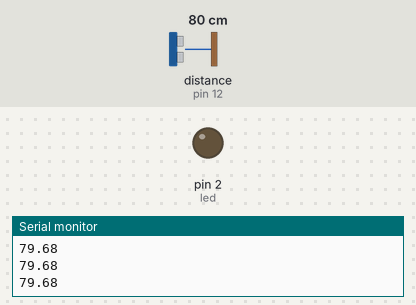
The sketch below on a simulated Arduino Uno, built with avr-gcc and run on an emulated ATmega328P. Shown: output pins drawn as LEDs (lit = HIGH), the last lines printed to the serial monitor. Wiring (inferred from the names in the program): ultrasonic range finder: trigger pin 13; echo pin 12. Inputs (shaded band) come from the test bench; at power-on: distance to the obstacle (sensor on pin 12) 80 cm. The echo pulse lasts 58.3 µs per cm; pins used as bus, display or sensor lines are not drawn.

Above: at 1.2 s.
1.3 s: distance to the obstacle (sensor on pin 12) set to 22 cm
2.8 s: distance to the obstacle (sensor on pin 12) set to 18 cm
At 3.7 s:
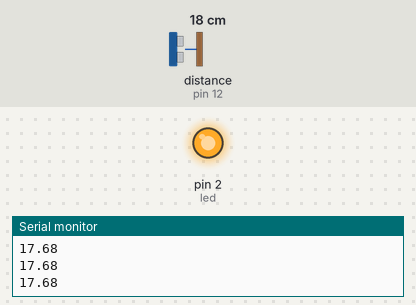
4.3 s: distance to the obstacle (sensor on pin 12) set to 35 cm
At 4.8 s:
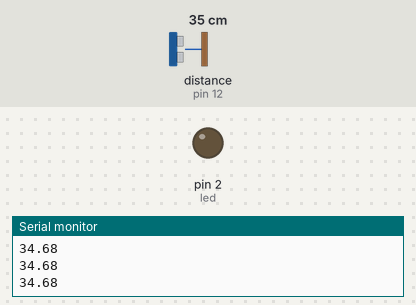
5.8 s: distance to the obstacle (sensor on pin 12) set to 2 cm
At 6.4 s:
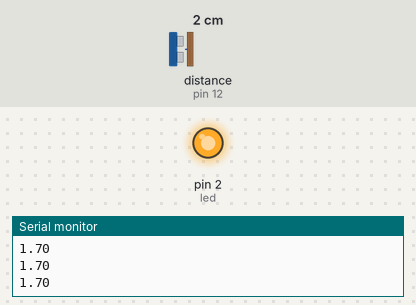
Timing chart, 0 to 8.3 s (numbered marks = the images above; inputs shaded):
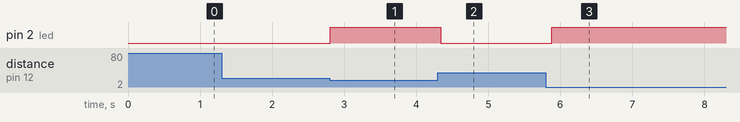

The sketch:

Car_sensor_leds.ino
```cpp
/* by Caio Camatta*/
int trigPin = 13; //Sensor Trip pin connected to Arduino pin 13
int echoPin = 12; //Sensor Echo pin connected to Arduino pin 11
float pingTime;  //time for ping to travel from sensor to target and return
float targetDistance; //Distance to Target in cm
float speedOfSound = 1234.8; //Speed of sound in kilometers per hour.

int led = 2;

void setup() {
  pinMode(trigPin, OUTPUT);
  pinMode(echoPin, INPUT);
  pinMode(led, OUTPUT);

  Serial.begin(9600);
}

void loop() {

  digitalWrite(trigPin, LOW); //Set trigger pin low
  delayMicroseconds(20); //Let signal settle
  digitalWrite(trigPin, HIGH); //Set trigPin high
  delayMicroseconds(15); //Delay in high state
  digitalWrite(trigPin, LOW); //ping has now been sent
  delayMicroseconds(10); //Delay in high state

  pingTime = pulseIn(echoPin, HIGH);  //pingTime is presented in microceconds
    pingTime = pingTime / 1000000; //convert pingTime to seconds by dividing by 1000000 (microseconds in a second)
    pingTime = pingTime / 3600; //convert pingtime to hourse by dividing by 3600 (seconds in an hour)
    targetDistance = speedOfSound * pingTime; //This will be in miles, since speed of sound was miles per hour
    targetDistance = targetDistance / 2; //Remember ping travels to target and back from target, so you must divide by 2 for actual target distance.
    targetDistance = targetDistance * 100000; //Convert km to cm by multipling by 100000 (cm per km)

  if (targetDistance <= 20) {
    digitalWrite(led, HIGH);
  }
  else {
    digitalWrite(led, LOW);
  }

  Serial.println(targetDistance);

  delay(100); //pause to let things settle
}
```

Measured:
- the behaviour switches between 21 and 20 cm on distance to the obstacle (sensor on pin 12) (found by bisection; images 0 and 1)
- after the input at 2.8 s, pin 2 (led): LOW → HIGH at once
- after the input at 4.3 s, pin 2 (led): HIGH → LOW at once
- after the input at 5.8 s, pin 2 (led): LOW → HIGH after 0.08 s
